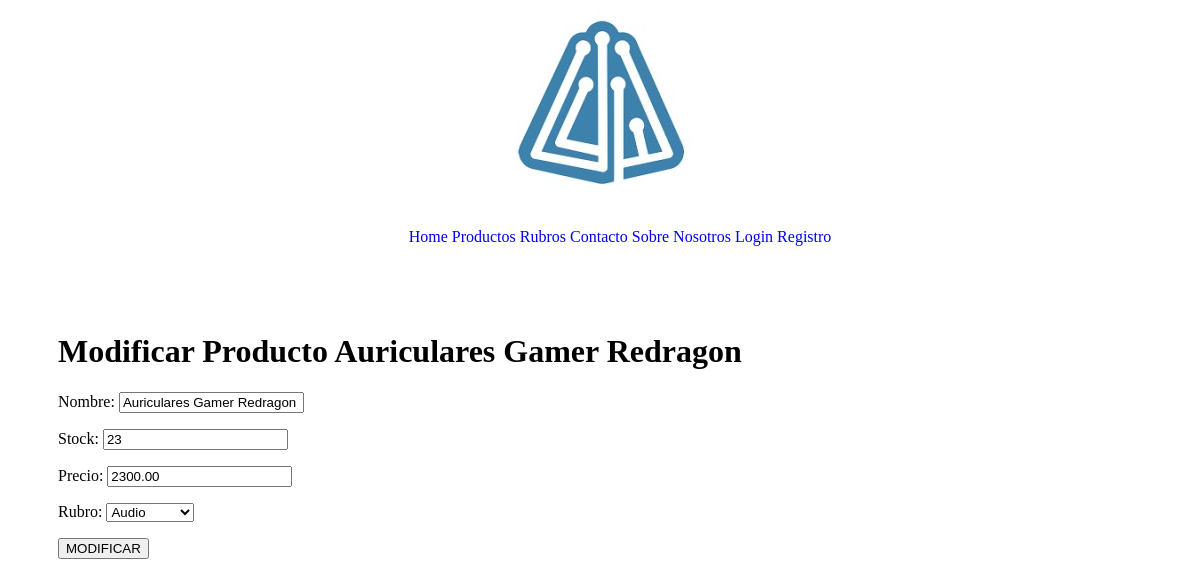
Screenshot of /Productos/Modificar/5 with the database file from the repository.
### apps/productos/models.py (models this page shows, shortened)
class Producto(models.Model):
    creado = models.DateTimeField(
        auto_now_add=True
    )
    modificado = models.DateTimeField(
        auto_now=True
    )
    nombre = models.CharField(max_length=30)
    stock = models.IntegerField()
    precio = models.DecimalField(max_digits=8, decimal_places=2)
    imagen = models.ImageField(upload_to= 'productos')
    rubro = models.ForeignKey(Rubro, null=True, on_delete = models.CASCADE)

### apps/genericos/models.py (models this page shows)
class Rubro(models.Model):
    nombre = models.CharField(max_length=60)
    imagen = models.ImageField(upload_to= 'rubros', null= True)
    def __str__(self):
        return self.nombre

### apps/productos/views.py (the view)
# urls.py: path('Modificar/<int:pk>', views.Modificar_Producto.as_view(), name= 'path_modificar_productos'),
class Modificar_Producto(UpdateView):
    model = Producto
    template_name = 'productos/modificar.html'
    form_class = FormularioModificarProducto
    success_url = reverse_lazy('productos:path_listar_productos')

### apps/productos/forms.py
class FormularioModificarProducto(forms.ModelForm):
    class Meta:
        model = Producto
        fields = ('nombre', 'stock', 'precio', 'rubro')

### templates/productos/modificar.html
{% extends 'base.html' %}
{% block contenido_cuerpo %}
    <p>
        <h1>Modificar Producto {{producto.nombre}}</h1>
         <div>
            <form method="post" enctype="multipart/form-data">{%csrf_token%}
                {{form.as_p}}
                <button type="submit">MODIFICAR</button>
            </form>
         </div>
    </p>
{% endblock contenido_cuerpo %}

### rows the page displays
Producto: nombre "Auriculares Gamer Redragon", stock "23", precio "2300.00", rubro "Audio"
